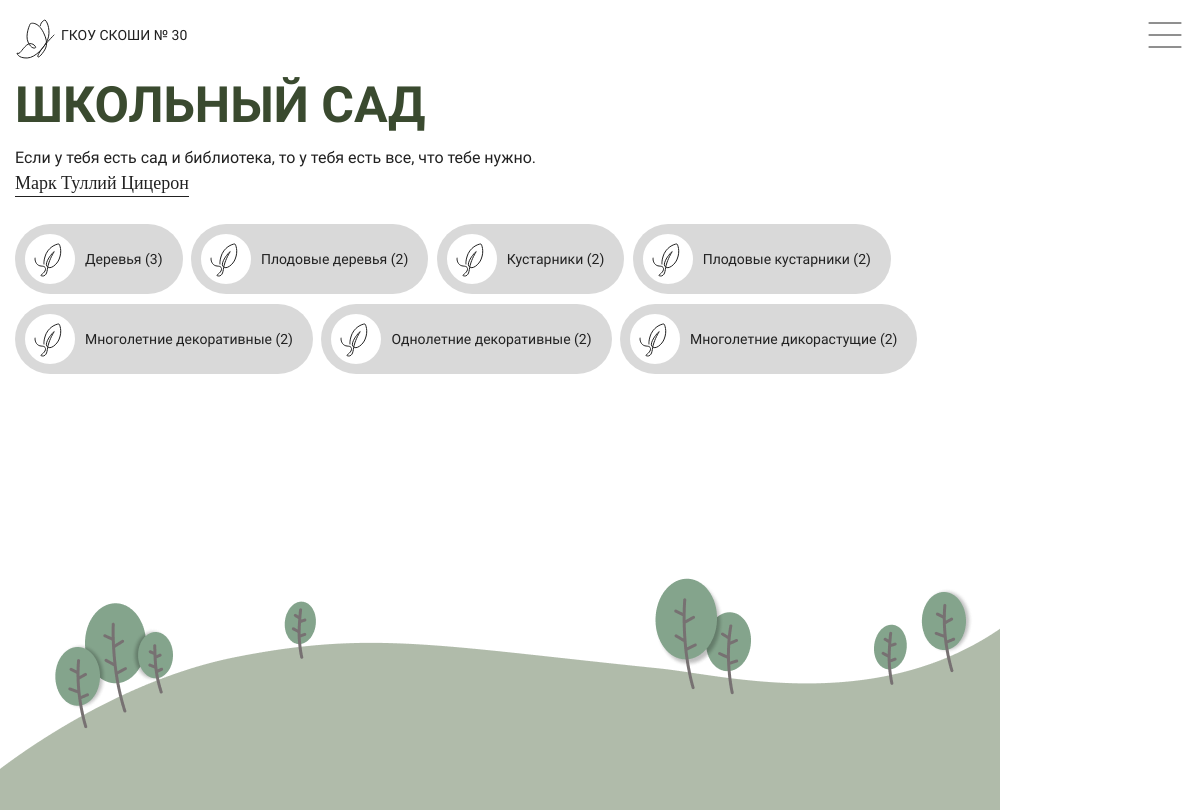
The app's page /index/ with its own data.
### garden/models.py (models this page shows, shortened)
class Message(db.Model):
    __tablename__ = 'messages'
    id = db.Column(db.Integer, primary_key=True)
    text = db.Column(db.Text, unique=True, nullable=False)
    author = db.Column(db.String(100), nullable=False)
    priority = db.Column(db.Enum(Priority), nullable=False, default=Priority.low)
    display = db.Column(db.Enum(Display), nullable=False, default=Display.disabled)
    status = db.Column(db.Enum(Status), nullable=False, default=Status.CREATED)
    timestamp = db.Column(db.DateTime, default=datetime.now)

### garden/routes.py (the view)
@app.route('/')
@app.route('/index/')
def index():
    current_message = services.get_message_for_render()
    quantities = services.get_quantity_categories()
    return render_template ('view/index.html',
                            message=current_message,
                            categories=Category,
                            quantities=quantities,
                            quantity=100,
                            settings=settings)

### garden/services.py (called while the page is built)
def get_quantity_categories():
    dict = {}
    for cat in Category:
        quantity = Plant.query.filter(Plant.category == cat.name,
                                Plant.status != 'DELETED',
                                Plant.display == 'enabled').count()
        dict[cat.name] = quantity
    return dict

def get_message_for_render():
    message = Message.query.filter(Message.priority == 'normal',
                                           Message.status != 'DELETED',
                                           Message.display == 'enabled').order_by(func.random()).first()
    return message

### garden/templates/view/index.html
{% extends 'view_base.html' %}
{% block main %}
<div class="main-title">
  <h1 class="montserrat-alternates-extrabold">{{ settings['main_title'] }}</h1>
</div>
<section class="message">
  <p class="message__text source-sans-3-400">{{ message.text|safe }}</p>
  <div class="message__author">
    <p class="caveat-400">{{ message.author|safe }}</p>
  </div>
</section>
<section class="categories montserrat-alternates-medium">
  {% for category in categories %}
    <a href="{{ url_for('show_category', category_name=category.name) }}" class="category-button">
      <img src="{{ url_for('static', filename='icons/icon_btn_03.svg') }}" alt="Icon" width="50" height="50">
      <span>{{ category.value['title'] }} ({{ quantities[category.name] }})</span>
    </a>
  {% endfor %}
</section>
{% endblock %}

### garden/static/css/main.css (style rules this page uses)
body { padding-top: 10px; }
.main-title { font-size: 50px; color: #3A4A2F; margin-bottom: 20px; }
.message { margin-bottom: 32px; }
.message__text { font-size: 16px; margin-bottom: 8px; }
.message__author p { font-size: 18px; display: inline; padding-bottom: 2px; border-bottom: 1px solid #212121; }
.category-button { display: inline-flex; align-items: center; gap: 10px; padding: 10px 10px; background: #d9d9d9; color: #212121; text-decoration: none; border-radius: 40px; transition: background 0.3s; margin: 0 5px 10px 0; }
.category-button span { padding-right: 10px; font-size: 14px; }

### records on screen
Message: text "Если у тебя есть сад и библиотека, то у тебя есть все, что тебе нужно.", author "Марк Туллий Цицерон"

### other values on screen
{{ settings['site_header'] }} "ГКОУ СКОШИ № 30"
{{ settings['main_title'] }} "ШКОЛЬНЫЙ САД"
{{ category.value['title'] }} "Деревья" "Плодовые деревья" "Кустарники" "Плодовые кустарники" "Многолетние декоративные" "Однолетние декоративные" "Многолетние дикорастущие"
{{ quantities[category.name] }} "3" "2" "2" "2" "2" "2" "2"
